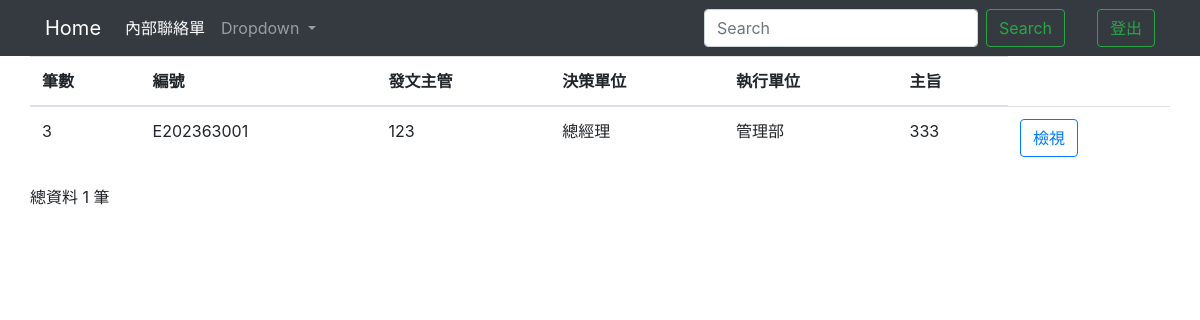
The page /contactallIndex/ on the database as committed earlier.
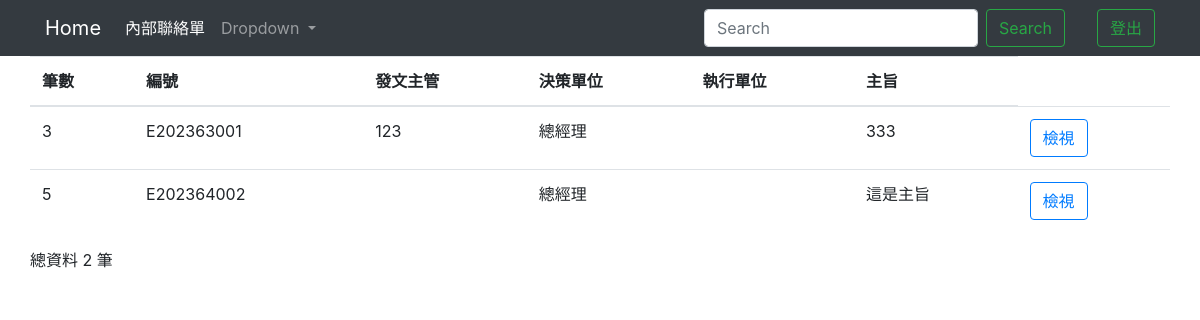
The same page on the database as committed later.
### testapp/models.py (models this page shows)
class Contact (models.Model):
    cNumber = models.CharField(max_length=50, default='', null=False)#編號
    cAutherManager = models.CharField(max_length=20,blank=True)#發文主管
    cDecisionDep = models.CharField(max_length=50,null=False)#決策單位
    cImplementDep = models.CharField(max_length=50)#執行單位
    cSubject = models.TextField(null=False)#主旨
    cDiscription = models.TextField(blank=True)#說明
    cOption = models.TextField(blank=True)#各審核人員意見
    home = models.OneToOneField(Home, on_delete=models.CASCADE,default='')

### testapp/views.py (the view)
# urls.py: path('contactallIndex/',contactallIndex),
def contactallIndex(request):
    if request.user.is_authenticated:
        username=request.user.username
        authenticate=request.user.is_staff
    if 'q' in request.GET:
        q = request.GET['q']
        multiple_q = Q(Q(cNumber__icontains=q) | Q(cSubject__icontains=q) | Q(cDecisionDep__icontains=q))
        contactall = Contact.objects.filter(multiple_q)
    else:
        contactall = Contact.objects.all().order_by("id")
    contactallCount = len(contactall)
    return render(request, "contactall_Index.html",locals())

### templates/contactall_Index.html (shortened to what this page needs)
<!DOCTYPE html>
<html lang="en">
<head>
  <link rel="stylesheet" href="https://cdn.jsdelivr.net/npm/bootstrap@4.6.2/dist/css/bootstrap.min.css">
  {% load static %}
</head>
<body>
  <nav class="navbar navbar-expand-lg navbar-dark bg-dark">
    <div class="container">
      <a class="navbar-brand" href="/homeIndex/">Home</a>
      <div class="collapse navbar-collapse" id="navbarSupportedContent">
        <ul class="navbar-nav mr-auto">
          <li class="nav-item active">
            <a class="nav-link disabled">內部聯絡單 <span class="sr-only">(current)</span></a>
          </li>
          <li class="nav-item dropdown">
            <a class="nav-link dropdown-toggle" href="#" role="button" data-toggle="dropdown" aria-expanded="false">
              Dropdown
            </a>
          </li>
        </ul>
        <form class="form-inline my-2 my-lg-0">
          <input class="form-control mr-sm-2" name='q' type="search" placeholder="Search" aria-label="Search">
          <button class="btn btn-outline-success my-2 my-sm-0" type="submit">Search</button>
        </form>
        <ul class="navbar-nav ml-2">
          <li class="nav-item active">
            <a class="nav-link disabled" style="color: green;">{{username}} <span class="sr-only">(current)</span></a>
          </li>
        </ul>
        <ul class="navbar-nav ml-2">
          <li class="nav-item">
            <button class="btn btn-outline-success my-2 my-sm-0" onclick="Logout(event)">登出</button>
          </li>
        </ul>
      </div>
    </div>
  </nav>
  <form action="." method="POST">
    <div class="container">
      <div class="row">
        <table class="table">
          <thead>
            <th scope="col">筆數</th>
            <th scope="col">編號</th>
            <th scope="col">發文主管</th>
            <th scope="col">決策單位</th>
            <th scope="col">執行單位</th>
            <th scope="col">主旨</th>
          </thead>
          <tbody>
            {% for unit in contactall %}
            <tr>
              <td>{{unit.id}}</td>
              <td>{{unit.cNumber}}</td>
              <td>{{unit.cAutherManager}}</td>
              <td>{{unit.cDecisionDep}}</td>
              <td>{{unit.cImplementDep}}</td>
              <td>{{unit.cSubject}}</td>
              <td>
                <button type="button" class="btn btn-outline-primary" id="{{unit.cNumber}}" onclick="View()">檢視</button>
              </td>
            </tr>
            {% endfor %}
          </tbody>
        </table>
      </div>
    </div>
  </form>
  <div class="container">
    <div class="row">
      <p>總資料 {{contactallCount}} 筆</p>
    </div>
  </div>
</body>
</html>

Rows that differ between the two databases and show on the page:
changed Contact id 3: cImplementDep "管理部" → (not shown)
added Contact: id "5", cNumber "E202364002", cDecisionDep "總經理", cSubject "這是主旨"
Other text that changed with them:
{{ contactallCount }}: "1" → "2"
